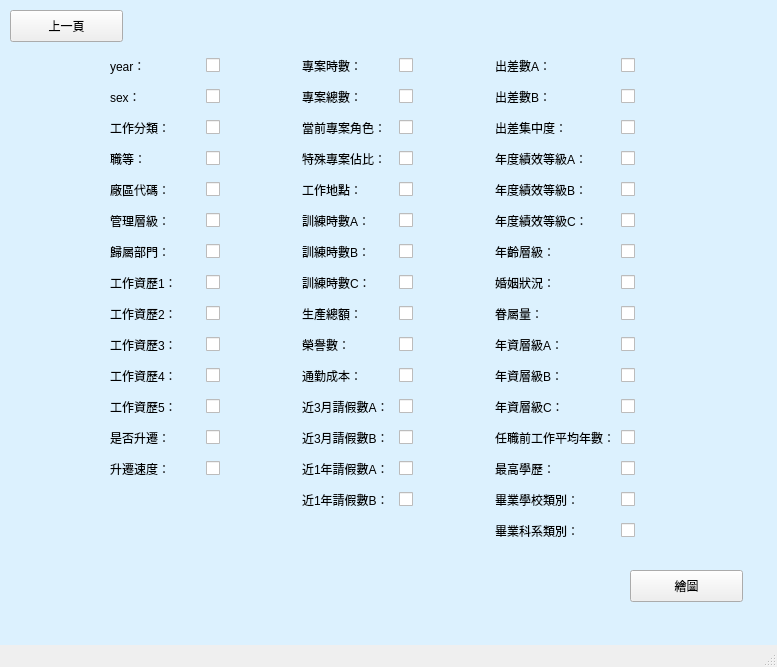
<?xml version="1.0" encoding="UTF-8"?>
<ui version="4.0">
 <class>MainWindow</class>
 <widget class="QMainWindow" name="MainWindow">
  <property name="geometry">
   <rect>
    <x>0</x>
    <y>0</y>
    <width>777</width>
    <height>667</height>
   </rect>
  </property>
  <property name="windowTitle">
   <string>MainWindow</string>
  </property>
  <widget class="QWidget" name="centralwidget">
   <widget class="QPushButton" name="previous_page">
    <property name="geometry">
     <rect>
      <x>10</x>
      <y>10</y>
      <width>113</width>
      <height>32</height>
     </rect>
    </property>
    <property name="text">
     <string>上一頁</string>
    </property>
   </widget>
   <widget class="QPushButton" name="drawing">
    <property name="geometry">
     <rect>
      <x>630</x>
      <y>570</y>
      <width>113</width>
      <height>32</height>
     </rect>
    </property>
    <property name="text">
     <string>繪圖</string>
    </property>
   </widget>
   <widget class="QWidget" name="layoutWidget">
    <property name="geometry">
     <rect>
      <x>110</x>
      <y>50</y>
      <width>601</width>
      <height>513</height>
     </rect>
    </property>
    <layout class="QGridLayout" name="gridLayout">
     <item row="4" column="5">
      <widget class="QCheckBox" name="AnnualPerformanceGradeB">
       <property name="text">
        <string/>
       </property>
      </widget>
     </item>
     <item row="7" column="5">
      <widget class="QCheckBox" name="MaritalStatus">
       <property name="text">
        <string/>
       </property>
      </widget>
     </item>
     <item row="14" column="3">
      <widget class="QCheckBox" name="LeaveYearB">
       <property name="text">
        <string/>
       </property>
      </widget>
     </item>
     <item row="3" column="3">
      <widget class="QCheckBox" name="ProportionOfSpecialProject">
       <property name="text">
        <string/>
       </property>
      </widget>
     </item>
     <item row="7" column="3">
      <widget class="QCheckBox" name="TrainingHoursC">
       <property name="text">
        <string/>
       </property>
      </widget>
     </item>
     <item row="9" column="3">
      <widget class="QCheckBox" name="NumberOfHonors">
       <property name="text">
        <string/>
       </property>
      </widget>
     </item>
     <item row="3" column="5">
      <widget class="QCheckBox" name="AnnualPerformanceGradeA">
       <property name="text">
        <string/>
       </property>
      </widget>
     </item>
     <item row="8" column="5">
      <widget class="QCheckBox" name="Dependents">
       <property name="text">
        <string/>
       </property>
      </widget>
     </item>
     <item row="1" column="5">
      <widget class="QCheckBox" name="BusinessTripB">
       <property name="text">
        <string/>
       </property>
      </widget>
     </item>
     <item row="13" column="3">
      <widget class="QCheckBox" name="LeaveYearA">
       <property name="text">
        <string/>
       </property>
      </widget>
     </item>
     <item row="6" column="5">
      <widget class="QCheckBox" name="AgeLevel">
       <property name="text">
        <string/>
       </property>
      </widget>
     </item>
     <item row="5" column="5">
      <widget class="QCheckBox" name="AnnualPerformanceGradeC">
       <property name="text">
        <string/>
       </property>
      </widget>
     </item>
     <item row="10" column="3">
      <widget class="QCheckBox" name="CommutingCosts">
       <property name="text">
        <string/>
       </property>
      </widget>
     </item>
     <item row="11" column="3">
      <widget class="QCheckBox" name="Leave3A">
       <property name="text">
        <string/>
       </property>
      </widget>
     </item>
     <item row="14" column="2">
      <widget class="QLabel" name="label_29">
       <property name="text">
        <string>近1年請假數B：</string>
       </property>
      </widget>
     </item>
     <item row="2" column="3">
      <widget class="QCheckBox" name="CurrentProjectRole">
       <property name="text">
        <string/>
       </property>
      </widget>
     </item>
     <item row="13" column="4">
      <widget class="QLabel" name="label_70">
       <property name="text">
        <string>最高學歷：</string>
       </property>
      </widget>
     </item>
     <item row="14" column="4">
      <widget class="QLabel" name="label_71">
       <property name="text">
        <string>畢業學校類別：</string>
       </property>
      </widget>
     </item>
     <item row="3" column="2">
      <widget class="QLabel" name="label_17">
       <property name="text">
        <string>特殊專案佔比：</string>
       </property>
      </widget>
     </item>
     <item row="2" column="4">
      <widget class="QLabel" name="label_31">
       <property name="text">
        <string>出差集中度：</string>
       </property>
      </widget>
     </item>
     <item row="2" column="2">
      <widget class="QLabel" name="label_16">
       <property name="text">
        <string>當前專案角色：</string>
       </property>
      </widget>
     </item>
     <item row="4" column="2">
      <widget class="QLabel" name="label_18">
       <property name="text">
        <string>工作地點：</string>
       </property>
      </widget>
     </item>
     <item row="3" column="4">
      <widget class="QLabel" name="label_33">
       <property name="text">
        <string>年度績效等級A：</string>
       </property>
      </widget>
     </item>
     <item row="4" column="4">
      <widget class="QLabel" name="label_34">
       <property name="text">
        <string>年度績效等級B：</string>
       </property>
      </widget>
     </item>
     <item row="5" column="4">
      <widget class="QLabel" name="label_35">
       <property name="text">
        <string>年度績效等級C：</string>
       </property>
      </widget>
     </item>
     <item row="5" column="2">
      <widget class="QLabel" name="label_19">
       <property name="text">
        <string>訓練時數A：</string>
       </property>
      </widget>
     </item>
     <item row="6" column="2">
      <widget class="QLabel" name="label_20">
       <property name="text">
        <string>訓練時數B：</string>
       </property>
      </widget>
     </item>
     <item row="6" column="4">
      <widget class="QLabel" name="label_36">
       <property name="text">
        <string>年齡層級：</string>
       </property>
      </widget>
     </item>
     <item row="8" column="4">
      <widget class="QLabel" name="label_38">
       <property name="text">
        <string>眷屬量：</string>
       </property>
      </widget>
     </item>
     <item row="8" column="2">
      <widget class="QLabel" name="label_22">
       <property name="text">
        <string>生產總額：</string>
       </property>
      </widget>
     </item>
     <item row="7" column="4">
      <widget class="QLabel" name="label_37">
       <property name="text">
        <string>婚姻狀況：</string>
       </property>
      </widget>
     </item>
     <item row="7" column="2">
      <widget class="QLabel" name="label_21">
       <property name="text">
        <string>訓練時數C：</string>
       </property>
      </widget>
     </item>
     <item row="0" column="1">
      <widget class="QCheckBox" name="Year">
       <property name="text">
        <string/>
       </property>
      </widget>
     </item>
     <item row="12" column="3">
      <widget class="QCheckBox" name="Leave3B">
       <property name="text">
        <string/>
       </property>
      </widget>
     </item>
     <item row="2" column="5">
      <widget class="QCheckBox" name="BusinessTripConcentration">
       <property name="text">
        <string/>
       </property>
      </widget>
     </item>
     <item row="11" column="4">
      <widget class="QLabel" name="label_67">
       <property name="text">
        <string>年資層級C：</string>
       </property>
      </widget>
     </item>
     <item row="12" column="4">
      <widget class="QLabel" name="label_69">
       <property name="text">
        <string>任職前工作平均年數：</string>
       </property>
      </widget>
     </item>
     <item row="0" column="2">
      <widget class="QLabel" name="label_14">
       <property name="text">
        <string>專案時數：</string>
       </property>
      </widget>
     </item>
     <item row="0" column="4">
      <widget class="QLabel" name="label_30">
       <property name="text">
        <string>出差數A：</string>
       </property>
      </widget>
     </item>
     <item row="1" column="2">
      <widget class="QLabel" name="label_15">
       <property name="text">
        <string>專案總數：</string>
       </property>
      </widget>
     </item>
     <item row="1" column="4">
      <widget class="QLabel" name="label_32">
       <property name="text">
        <string>出差數B：</string>
       </property>
      </widget>
     </item>
     <item row="0" column="0">
      <widget class="QLabel" name="label">
       <property name="text">
        <string>year：</string>
       </property>
      </widget>
     </item>
     <item row="10" column="4">
      <widget class="QLabel" name="label_68">
       <property name="text">
        <string>年資層級B：</string>
       </property>
      </widget>
     </item>
     <item row="9" column="2">
      <widget class="QLabel" name="label_23">
       <property name="text">
        <string>榮譽數：</string>
       </property>
      </widget>
     </item>
     <item row="10" column="2">
      <widget class="QLabel" name="label_39">
       <property name="text">
        <string>通勤成本：</string>
       </property>
      </widget>
     </item>
     <item row="5" column="3">
      <widget class="QCheckBox" name="TrainingHoursA">
       <property name="text">
        <string/>
       </property>
      </widget>
     </item>
     <item row="8" column="3">
      <widget class="QCheckBox" name="checkBox_24">
       <property name="text">
        <string/>
       </property>
      </widget>
     </item>
     <item row="6" column="3">
      <widget class="QCheckBox" name="TrainingHoursB">
       <property name="text">
        <string/>
       </property>
      </widget>
     </item>
     <item row="0" column="5">
      <widget class="QCheckBox" name="BusinessTripA">
       <property name="text">
        <string/>
       </property>
      </widget>
     </item>
     <item row="4" column="3">
      <widget class="QCheckBox" name="WorkPlace">
       <property name="text">
        <string/>
       </property>
      </widget>
     </item>
     <item row="1" column="3">
      <widget class="QCheckBox" name="ProjectTotal">
       <property name="text">
        <string/>
       </property>
      </widget>
     </item>
     <item row="9" column="4">
      <widget class="QLabel" name="label_66">
       <property name="text">
        <string>年資層級A：</string>
       </property>
      </widget>
     </item>
     <item row="11" column="2">
      <widget class="QLabel" name="label_26">
       <property name="text">
        <string>近3月請假數A：</string>
       </property>
      </widget>
     </item>
     <item row="0" column="3">
      <widget class="QCheckBox" name="ProjectHours">
       <property name="text">
        <string/>
       </property>
      </widget>
     </item>
     <item row="15" column="4">
      <widget class="QLabel" name="label_72">
       <property name="text">
        <string>畢業科系類別：</string>
       </property>
      </widget>
     </item>
     <item row="9" column="5">
      <widget class="QCheckBox" name="SeniorityA">
       <property name="text">
        <string/>
       </property>
      </widget>
     </item>
     <item row="10" column="5">
      <widget class="QCheckBox" name="SeniorityB">
       <property name="text">
        <string/>
       </property>
      </widget>
     </item>
     <item row="11" column="5">
      <widget class="QCheckBox" name="SeniorityC">
       <property name="text">
        <string/>
       </property>
      </widget>
     </item>
     <item row="12" column="5">
      <widget class="QCheckBox" name="AverageYear">
       <property name="text">
        <string/>
       </property>
      </widget>
     </item>
     <item row="13" column="5">
      <widget class="QCheckBox" name="Education">
       <property name="text">
        <string/>
       </property>
      </widget>
     </item>
     <item row="14" column="5">
      <widget class="QCheckBox" name="School">
       <property name="text">
        <string/>
       </property>
      </widget>
     </item>
     <item row="12" column="2">
      <widget class="QLabel" name="label_28">
       <property name="text">
        <string>近3月請假數B：</string>
       </property>
      </widget>
     </item>
     <item row="13" column="2">
      <widget class="QLabel" name="label_27">
       <property name="text">
        <string>近1年請假數A：</string>
       </property>
      </widget>
     </item>
     <item row="15" column="5">
      <widget class="QCheckBox" name="Department">
       <property name="text">
        <string/>
       </property>
      </widget>
     </item>
     <item row="1" column="0">
      <widget class="QLabel" name="label_4">
       <property name="layoutDirection">
        <enum>Qt::LeftToRight</enum>
       </property>
       <property name="text">
        <string>sex：</string>
       </property>
      </widget>
     </item>
     <item row="1" column="1">
      <widget class="QCheckBox" name="Sex">
       <property name="text">
        <string/>
       </property>
      </widget>
     </item>
     <item row="2" column="0">
      <widget class="QLabel" name="label_5">
       <property name="text">
        <string>工作分類：</string>
       </property>
      </widget>
     </item>
     <item row="2" column="1">
      <widget class="QCheckBox" name="Job_classification">
       <property name="text">
        <string/>
       </property>
      </widget>
     </item>
     <item row="3" column="0">
      <widget class="QLabel" name="label_6">
       <property name="text">
        <string>職等：</string>
       </property>
      </widget>
     </item>
     <item row="4" column="0">
      <widget class="QLabel" name="label_7">
       <property name="text">
        <string>廠區代碼：</string>
       </property>
      </widget>
     </item>
     <item row="5" column="0">
      <widget class="QLabel" name="label_8">
       <property name="text">
        <string>管理層級：</string>
       </property>
      </widget>
     </item>
     <item row="6" column="0">
      <widget class="QLabel" name="label_73">
       <property name="text">
        <string>歸屬部門：</string>
       </property>
      </widget>
     </item>
     <item row="7" column="0">
      <widget class="QLabel" name="label_9">
       <property name="text">
        <string>工作資歷1：</string>
       </property>
      </widget>
     </item>
     <item row="8" column="0">
      <widget class="QLabel" name="label_10">
       <property name="text">
        <string>工作資歷2：</string>
       </property>
      </widget>
     </item>
     <item row="9" column="0">
      <widget class="QLabel" name="label_11">
       <property name="text">
        <string>工作資歷3：</string>
       </property>
      </widget>
     </item>
     <item row="10" column="0">
      <widget class="QLabel" name="label_12">
       <property name="text">
        <string>工作資歷4：</string>
       </property>
      </widget>
     </item>
     <item row="11" column="0">
      <widget class="QLabel" name="label_13">
       <property name="text">
        <string>工作資歷5：</string>
       </property>
      </widget>
     </item>
     <item row="12" column="0">
      <widget class="QLabel" name="label_24">
       <property name="text">
        <string>是否升遷：</string>
       </property>
      </widget>
     </item>
     <item row="13" column="0">
      <widget class="QLabel" name="label_25">
       <property name="text">
        <string>升遷速度：</string>
       </property>
      </widget>
     </item>
     <item row="3" column="1">
      <widget class="QCheckBox" name="Grade">
       <property name="text">
        <string/>
       </property>
      </widget>
     </item>
     <item row="4" column="1">
      <widget class="QCheckBox" name="FactoryCode">
       <property name="text">
        <string/>
       </property>
      </widget>
     </item>
     <item row="5" column="1">
      <widget class="QCheckBox" name="ManageLevel">
       <property name="text">
        <string/>
       </property>
      </widget>
     </item>
     <item row="6" column="1">
      <widget class="QCheckBox" name="BelongingDepartment">
       <property name="text">
        <string/>
       </property>
      </widget>
     </item>
     <item row="7" column="1">
      <widget class="QCheckBox" name="WorkQualifications1">
       <property name="text">
        <string/>
       </property>
      </widget>
     </item>
     <item row="8" column="1">
      <widget class="QCheckBox" name="WorkQualifications2">
       <property name="text">
        <string/>
       </property>
      </widget>
     </item>
     <item row="9" column="1">
      <widget class="QCheckBox" name="WorkQualifications3">
       <property name="text">
        <string/>
       </property>
      </widget>
     </item>
     <item row="10" column="1">
      <widget class="QCheckBox" name="WorkQualifications4">
       <property name="text">
        <string/>
       </property>
      </widget>
     </item>
     <item row="11" column="1">
      <widget class="QCheckBox" name="WorkQualifications5">
       <property name="text">
        <string/>
       </property>
      </widget>
     </item>
     <item row="12" column="1">
      <widget class="QCheckBox" name="WhetherPromoted">
       <property name="text">
        <string/>
       </property>
      </widget>
     </item>
     <item row="13" column="1">
      <widget class="QCheckBox" name="PromotedSpeed">
       <property name="text">
        <string/>
       </property>
      </widget>
     </item>
    </layout>
   </widget>
   <widget class="QLabel" name="label_2">
    <property name="geometry">
     <rect>
      <x>0</x>
      <y>-15</y>
      <width>1441</width>
      <height>891</height>
     </rect>
    </property>
    <property name="styleSheet">
     <string notr="true">background-color:#DCF1FE;</string>
    </property>
    <property name="text">
     <string/>
    </property>
   </widget>
   <widget class="QLabel" name="label_3">
    <property name="geometry">
     <rect>
      <x>610</x>
      <y>-10</y>
      <width>201</width>
      <height>201</height>
     </rect>
    </property>
    <property name="text">
     <string/>
    </property>
    <property name="pixmap">
     <pixmap>../../../../Downloads/ppppp拷貝.png</pixmap>
    </property>
    <property name="scaledContents">
     <bool>true</bool>
    </property>
   </widget>
   <widget class="QLabel" name="label_41">
    <property name="geometry">
     <rect>
      <x>110</x>
      <y>480</y>
      <width>151</width>
      <height>151</height>
     </rect>
    </property>
    <property name="text">
     <string/>
    </property>
    <property name="pixmap">
     <pixmap>../../../../Downloads/ppppp拷貝3.png</pixmap>
    </property>
    <property name="scaledContents">
     <bool>true</bool>
    </property>
   </widget>
   <zorder>label_2</zorder>
   <zorder>label_3</zorder>
   <zorder>label_41</zorder>
   <zorder>previous_page</zorder>
   <zorder>drawing</zorder>
   <zorder>layoutWidget</zorder>
  </widget>
  <widget class="QMenuBar" name="menubar">
   <property name="geometry">
    <rect>
     <x>0</x>
     <y>0</y>
     <width>777</width>
     <height>24</height>
    </rect>
   </property>
  </widget>
  <widget class="QStatusBar" name="statusbar"/>
 </widget>
 <resources/>
 <connections/>
</ui>
